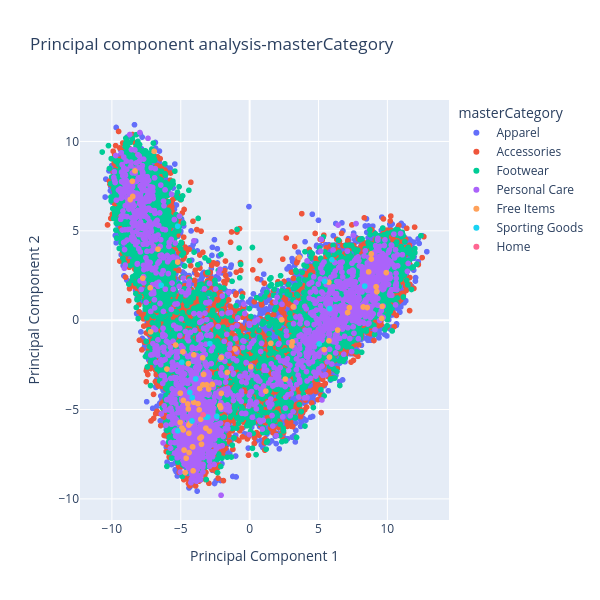

Notebook source saved alongside this figure:
### Markdown cell above
#### Visualization of masterCategory from PCA

### Code cell
fig = px.scatter(train_with_pca,
                 x='Principal Component 1',
                 y='Principal Component 2',
                 color='masterCategory',
                 title='Principal component analysis-masterCategory',
                 height=600,
                 width=600)
fig.show()

### Figure 1 — Plotly figure (JSON) as saved in the notebook; plotly's stock layout.template omitted (floating-point values rounded to 4 significant figures; data arrays with more than 128 entries replaced by an {"elided": "..."} marker saying what was removed)
{"data": [{"hovertemplate": "masterCategory=Apparel<br>Principal Component 1=%{x}<br>Principal Component 2=%{y}<extra></extra>", "legendgroup": "Apparel", "marker": {"color": "#636efa", "symbol": "circle"}, "mode": "markers", "name": "Apparel", "showlegend": true, "type": "scattergl", "x": {"elided": "17138 float values"}, "xaxis": "x", "y": {"elided": "17138 float values"}, "yaxis": "y"}, {"hovertemplate": "masterCategory=Accessories<br>Principal Component 1=%{x}<br>Principal Component 2=%{y}<extra></extra>", "legendgroup": "Accessories", "marker": {"color": "#EF553B", "symbol": "circle"}, "mode": "markers", "name": "Accessories", "showlegend": true, "type": "scattergl", "x": {"elided": "9044 float values"}, "xaxis": "x", "y": {"elided": "9044 float values"}, "yaxis": "y"}, {"hovertemplate": "masterCategory=Footwear<br>Principal Component 1=%{x}<br>Principal Component 2=%{y}<extra></extra>", "legendgroup": "Footwear", "marker": {"color": "#00cc96", "symbol": "circle"}, "mode": "markers", "name": "Footwear", "showlegend": true, "type": "scattergl", "x": {"elided": "7334 float values"}, "xaxis": "x", "y": {"elided": "7334 float values"}, "yaxis": "y"}, {"hovertemplate": "masterCategory=Personal Care<br>Principal Component 1=%{x}<br>Principal Component 2=%{y}<extra></extra>", "legendgroup": "Personal Care", "marker": {"color": "#ab63fa", "symbol": "circle"}, "mode": "markers", "name": "Personal Care", "showlegend": true, "type": "scattergl", "x": {"elided": "1920 float values"}, "xaxis": "x", "y": {"elided": "1920 float values"}, "yaxis": "y"}, {"hovertemplate": "masterCategory=Free Items<br>Principal Component 1=%{x}<br>Principal Component 2=%{y}<extra></extra>", "legendgroup": "Free Items", "marker": {"color": "#FFA15A", "symbol": "circle"}, "mode": "markers", "name": "Free Items", "showlegend": true, "type": "scattergl", "x": [-4.42, -2.919, -4.147, -4.81, -5.043, -4.76, -4.129, -3.495, 2.322, -3.606, 8.537, -3.394, 3.104, -3.552, -4.677, -4.842, 1.543, -8.489, 9.236, -6.654, 3.175, -3.409, -4.609, 9.182, 8.642, -2.099, 1.177, -2.714, -8.518, 3.053, 8.833, 5.754, -1.054, -2.171, -5.031, -4.819, 9.921, -4.92, -3.662, 5.42, 8.242, -1.054, 6.392, 2.591, -4.053, -6.007, -7.755, 9.633, -4.444, 7.113, -7.222, -4.103, -3.748, 8.837, -2.975, -2.055, -1.629, -4.326, -3.123, -7.191, -3.502, -3.342, -2.064, -4.396, -5.221, -4.058, -3.629, -6.931, 0.08947, 5.76, 5.797, -8.323, -8.668, -4.491, 3.601, -5.369, 9.592, -3.174, -4.412, 7.242, -4.455], "xaxis": "x", "y": [-5.868, -6.209, -7.092, -4.49, -5.722, -7.268, -7.091, -6.941, 0.01848, -6.61, 0.7069, -3.619, -1.211, -5.543, -8.529, -1.767, -1.296, 6.923, 1.593, 3.97, 0.7428, -2.106, -7.721, 1.867, 2.703, -4.894, -3.973, -3.594, 7.775, -1.43, 3.709, 2.122, -1.612, -4.782, -4.085, -6.14, 2.66, -6.036, -5.017, -1.642, 0.7372, -1.612, -0.556, -3.297, -1.939, -2.734, 2.348, 0.7698, -2.427, 0.4221, 1.81, -8.429, -4.678, 3.42, -3.853, -4.097, -2.926, -5.777, -3.62, -0.6535, -6.539, -3.036, -2.089, -7.408, 3.248, -4.594, -3.827, 9.446, -2.604, -1.155, -2.065, 8.349, 6.745, -4.689, 3.512, -1.391, 0.09864, -6.045, -6.325, 0.7004, -4.965], "yaxis": "y"}, {"hovertemplate": "masterCategory=Sporting Goods<br>Principal Component 1=%{x}<br>Principal Component 2=%{y}<extra></extra>", "legendgroup": "Sporting Goods", "marker": {"color": "#19d3f3", "symbol": "circle"}, "mode": "markers", "name": "Sporting Goods", "showlegend": true, "type": "scattergl", "x": [-3.916, -4.169, -3.041, -6.424, -4.923, 5.806, 5.442, -5.224, -5.223, -4.343, -2.382, -3.183, 5.978, 5.045, -2.887, 8.358, -4.184], "xaxis": "x", "y": [-3.287, -4.336, -5.425, 1.954, -2.353, 0.6467, 2.169, 5.258, -6.193, -4.041, -5.384, -5.43, 3.372, -1.33, -1.314, 1.905, -5.641], "yaxis": "y"}, {"hovertemplate": "masterCategory=Home<br>Principal Component 1=%{x}<br>Principal Component 2=%{y}<extra></extra>", "legendgroup": "Home", "marker": {"color": "#FF6692", "symbol": "circle"}, "mode": "markers", "name": "Home", "showlegend": true, "type": "scattergl", "x": [-3.378], "xaxis": "x", "y": [-5.296], "yaxis": "y"}], "layout": {"height": 600, "legend": {"title": {"text": "masterCategory"}, "tracegroupgap": 0}, "title": {"text": "Principal component analysis-masterCategory"}, "width": 600, "xaxis": {"anchor": "y", "domain": [0, 1], "title": {"text": "Principal Component 1"}}, "yaxis": {"anchor": "x", "domain": [0, 1], "title": {"text": "Principal Component 2"}}}}
